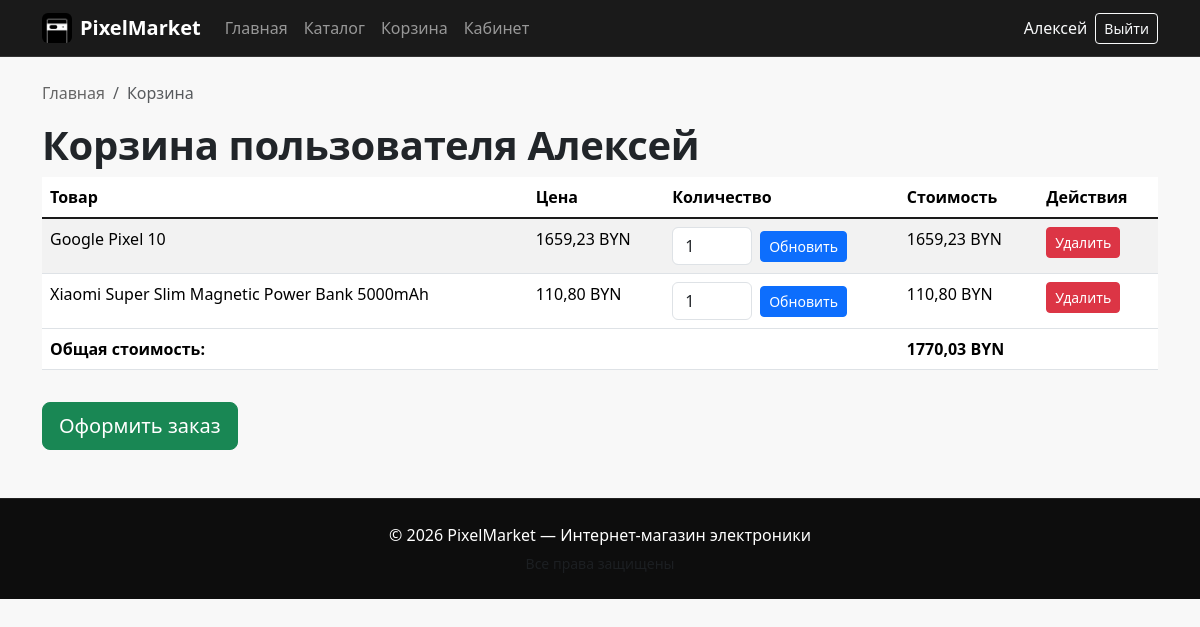
Page /cart/ (signed in) on the committed database.
### shopapp/models.py (models this page shows, shortened)
class BasketItem(models.Model):
    корзина = models.ForeignKey(Basket, on_delete=models.CASCADE)
    товар = models.ForeignKey(Product, on_delete=models.CASCADE)
    количество = models.PositiveIntegerField()
    def стоимость_элемента(self):
        return self.товар.цена * self.количество

class Product(models.Model):
    название = models.CharField(max_length=200)
    описание = models.TextField()
    фото_товара = models.ImageField(upload_to='products/')
    цена = models.DecimalField(max_digits=10, decimal_places=2)
    количество_на_складе = models.IntegerField()
    категория = models.ForeignKey(Category, on_delete=models.CASCADE)
    производитель = models.ForeignKey(Manufacturer, on_delete=models.CASCADE)

### shopapp/views.py (the view)
# urls.py: path('cart/', views.cart_view, name='cart_view'),
@login_required
def cart_view(request):
    basket, _ = Basket.objects.get_or_create(пользователь=request.user)
    items = basket.basketitem_set.all()
    return render(request, 'shop/cart.html', {
        'basket': basket,
        'items': items,
        'total': basket.общая_стоимость(),
    })

### shopapp/models.py (called while the page is built)
    def общая_стоимость(self):
        items = self.basketitem_set.all()
        total = sum(item.стоимость_элемента() for item in items)
        return total

### shopapp/templates/shop/cart.html (shortened to what this page needs)
{% extends 'base.html' %}
{% load static %}
{% block content %}
<div class="container my-4">
    <nav aria-label="breadcrumb">
        <ol class="breadcrumb">
            <li class="breadcrumb-item"><a href="/">Главная</a></li>
            <li class="breadcrumb-item active">Корзина</li>
        </ol>
    </nav>
    <h1>Корзина пользователя {{ user.username }}</h1>
    {% if items %}
        <div class="table-responsive">
            <table class="table table-striped">
                <thead>
                    <tr>
                        <th>Товар</th>
                        <th>Цена</th>
                        <th>Количество</th>
                        <th>Стоимость</th>
                        <th>Действия</th>
                    </tr>
                </thead>
                <tbody>
                    {% for item in items %}
                        <tr>
                            <td>{{ item.товар.название }}</td>
                            <td>{{ item.товар.цена }} BYN</td>
                            <td>
                                <form method="post" action="{% url 'update_cart' item.id %}" class="d-flex align-items-center gap-2">
                                    <input type="number" name="quantity" value="{{ item.количество }}" min="1" max="{{ item.товар.количество_на_складе }}" class="form-control" style="width: 80px;">
                                    <button type="submit" class="btn btn-sm btn-primary">Обновить</button>
                                </form>
                            </td>
                            <td>{{ item.стоимость_элемента }} BYN</td>
                            <td>
                                <form method="post" action="{% url 'remove_from_cart' item.id %}">
                                    <button type="submit" class="btn btn-sm btn-danger">Удалить</button>
                                </form>
                            </td>
                        </tr>
                    {% endfor %}
                </tbody>
                <tfoot>
                    <tr class="fw-bold">
                        <td colspan="3">Общая стоимость:</td>
                        <td>{{ total }} BYN</td>
                        <td></td>
                    </tr>
                </tfoot>
            </table>
        </div>
        <a href="{% url 'checkout' %}" class="btn btn-success btn-lg mt-3">Оформить заказ</a>
    {% else %}
        <p class="text-muted">Корзина пуста.</p>
        <a href="{% url 'catalog' %}" class="btn btn-primary">Перейти в каталог</a>
    {% endif %}
</div>
{% endblock %}

### shopapp/templates/base.html (shortened to what this page needs)
{% load static %}
<!DOCTYPE html>
<html lang="ru">
<head>
    <link href="https://cdn.jsdelivr.net/npm/bootstrap@5.3.2/dist/css/bootstrap.min.css" rel="stylesheet">
    <link rel="stylesheet" href="{% static 'css/style.css' %}">
</head>
<body>
    <nav class="navbar navbar-expand-lg navbar-dark bg-dark">
        <div class="container">
            <a class="navbar-brand d-flex align-items-center" href="/"><img src="{% static 'images/logo.png' %}" alt="" width="30" height="30" class="me-2 rounded"><span class="fw-bold">PixelMarket</span></a>
            <div class="collapse navbar-collapse" id="navbarNav">
                <ul class="navbar-nav me-auto">
                    <li class="nav-item"><a class="nav-link" href="/">Главная</a></li>
                    <li class="nav-item"><a class="nav-link" href="{% url 'catalog' %}">Каталог</a></li>
                    <li class="nav-item"><a class="nav-link" href="{% url 'cart_view' %}">Корзина</a></li>
                    {% if user.is_authenticated %}
                        <li class="nav-item"><a class="nav-link" href="{% url 'profile' %}">Кабинет</a></li>
                    {% endif %}
                </ul>
                <div class="d-flex align-items-center">
                    {% if user.is_authenticated %}
                        <span class="text-light me-2">{{ user.username }}</span>
                        <a href="{% url 'logout' %}?next=/" class="btn btn-outline-light btn-sm">Выйти</a>
                    {% else %}
                        <a href="{% url 'login' %}?next=/" class="btn btn-outline-light btn-sm me-2">Войти</a>
                        <a href="{% url 'register' %}" class="btn btn-light btn-sm">Регистрация</a>
                    {% endif %}
                </div>
            </div>
        </div>
    </nav>
    <main>
        {% block content %}{% endblock %}
    </main>
    <footer class="text-white text-center py-4 mt-5">
        <div class="container">
            <p class="mb-1">&copy; 2026 PixelMarket — Интернет-магазин электроники</p>
            <small class="text-muted">Все права защищены</small>
        </div>
    </footer>
</body>
</html>

### static/css/style.css (style rules this page uses)
:root { --dark: #1a1a1a; --darker: #0d0d0d; --accent: #e0e0e0; --primary: #2d2d2d; }
body { background: #f8f8f8; }
.navbar { background: var(--dark) !important; border-bottom: 1px solid #333; }
.breadcrumb { background: transparent; padding: 0; }
.breadcrumb-item a { color: #666; text-decoration: none; }
footer { background: var(--darker) !important; border-top: 1px solid #222; }
h1, h2, h3 { font-weight: 700; letter-spacing: -0.3px; }
.table { background: #fff; border-radius: 12px; }
.table thead th { border-bottom: 2px solid var(--dark); font-weight: 600; }

### rows in the picture
BasketItem: товар.название "Google Pixel 10", товар.цена "1659,23", quantity "1", стоимость_элемента "1659,23"
BasketItem: товар.название "Xiaomi Super Slim Magnetic Power Bank 5000mAh", товар.цена "110,80", quantity "1", стоимость_элемента "110,80"

### other values in the picture
{{ user.username }} "Алексей"
{{ total }} "1770,03"
